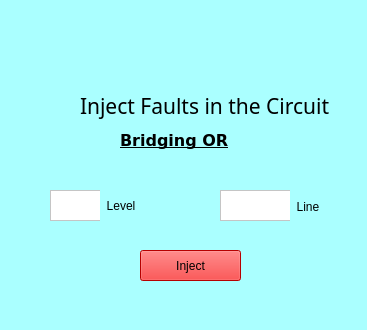
<?xml version="1.0" encoding="UTF-8"?>
<ui version="4.0">
 <class>TruthTableGenerator</class>
 <widget class="QMainWindow" name="TruthTableGenerator">
  <property name="geometry">
   <rect>
    <x>0</x>
    <y>0</y>
    <width>367</width>
    <height>330</height>
   </rect>
  </property>
  <property name="windowTitle">
   <string>InjectFault::BridgingOR</string>
  </property>
  <property name="styleSheet">
   <string notr="true">background-color: rgb(170, 255, 255);
border-color: rgb(0, 0, 0);
border-bottom-color: rgb(0, 0, 0);</string>
  </property>
  <widget class="QWidget" name="centralwidget">
   <widget class="QLabel" name="label">
    <property name="geometry">
     <rect>
      <x>120</x>
      <y>120</y>
      <width>281</width>
      <height>41</height>
     </rect>
    </property>
    <property name="font">
     <font>
      <family>DejaVu Sans</family>
      <pointsize>12</pointsize>
      <weight>75</weight>
      <bold>true</bold>
      <underline>true</underline>
     </font>
    </property>
    <property name="text">
     <string>Bridging OR</string>
    </property>
   </widget>
   <widget class="QLabel" name="label_2">
    <property name="geometry">
     <rect>
      <x>80</x>
      <y>80</y>
      <width>251</width>
      <height>51</height>
     </rect>
    </property>
    <property name="font">
     <font>
      <family>Ubuntu Condensed</family>
      <pointsize>16</pointsize>
      <weight>50</weight>
      <italic>false</italic>
      <bold>false</bold>
     </font>
    </property>
    <property name="text">
     <string>Inject Faults in the Circuit</string>
    </property>
   </widget>
   <widget class="QPushButton" name="run">
    <property name="geometry">
     <rect>
      <x>140</x>
      <y>250</y>
      <width>101</width>
      <height>31</height>
     </rect>
    </property>
    <property name="styleSheet">
     <string notr="true">background-color: rgb(255, 0, 0);</string>
    </property>
    <property name="text">
     <string>Inject</string>
    </property>
   </widget>
   <widget class="QTextEdit" name="level">
    <property name="geometry">
     <rect>
      <x>50</x>
      <y>190</y>
      <width>101</width>
      <height>31</height>
     </rect>
    </property>
    <property name="styleSheet">
     <string notr="true">color: rgb(170, 255, 0);
color: rgb(0, 0, 0);
background-color: rgb(255, 255, 255);</string>
    </property>
   </widget>
   <widget class="QTextEdit" name="line">
    <property name="geometry">
     <rect>
      <x>220</x>
      <y>190</y>
      <width>101</width>
      <height>31</height>
     </rect>
    </property>
    <property name="styleSheet">
     <string notr="true">color: rgb(170, 255, 0);
color: rgb(0, 0, 0);
background-color: rgb(255, 255, 255);</string>
    </property>
   </widget>
   <widget class="QLabel" name="label_3">
    <property name="geometry">
     <rect>
      <x>100</x>
      <y>190</y>
      <width>51</width>
      <height>31</height>
     </rect>
    </property>
    <property name="text">
     <string>  Level</string>
    </property>
   </widget>
   <widget class="QLabel" name="label_4">
    <property name="geometry">
     <rect>
      <x>290</x>
      <y>186</y>
      <width>66</width>
      <height>41</height>
     </rect>
    </property>
    <property name="text">
     <string>  Line</string>
    </property>
   </widget>
  </widget>
 </widget>
 <resources/>
 <connections/>
</ui>
